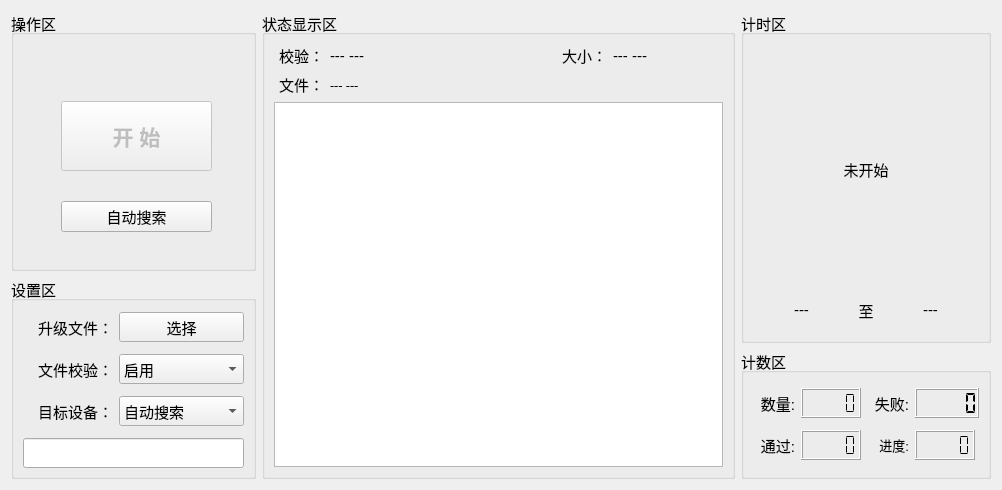
<?xml version="1.0" encoding="UTF-8"?>
<ui version="4.0">
 <class>Home_WorkWid</class>
 <widget class="QWidget" name="Home_WorkWid">
  <property name="geometry">
   <rect>
    <x>0</x>
    <y>0</y>
    <width>1002</width>
    <height>490</height>
   </rect>
  </property>
  <property name="windowTitle">
   <string>Form</string>
  </property>
  <layout class="QGridLayout" name="gridLayout_2">
   <item row="0" column="0">
    <widget class="QGroupBox" name="groupBox_4">
     <property name="minimumSize">
      <size>
       <width>0</width>
       <height>260</height>
      </size>
     </property>
     <property name="font">
      <font>
       <pointsize>11</pointsize>
      </font>
     </property>
     <property name="title">
      <string>操作区</string>
     </property>
     <widget class="QPushButton" name="startBtn">
      <property name="enabled">
       <bool>false</bool>
      </property>
      <property name="geometry">
       <rect>
        <x>50</x>
        <y>90</y>
        <width>151</width>
        <height>70</height>
       </rect>
      </property>
      <property name="minimumSize">
       <size>
        <width>120</width>
        <height>0</height>
       </size>
      </property>
      <property name="maximumSize">
       <size>
        <width>200</width>
        <height>70</height>
       </size>
      </property>
      <property name="font">
       <font>
        <pointsize>16</pointsize>
        <bold>true</bold>
       </font>
      </property>
      <property name="text">
       <string>开 始</string>
      </property>
     </widget>
     <widget class="QPushButton" name="searchBtn">
      <property name="geometry">
       <rect>
        <x>50</x>
        <y>190</y>
        <width>151</width>
        <height>31</height>
       </rect>
      </property>
      <property name="text">
       <string>自动搜索</string>
      </property>
     </widget>
    </widget>
   </item>
   <item row="2" column="2">
    <widget class="QGroupBox" name="groupBox_3">
     <property name="minimumSize">
      <size>
       <width>0</width>
       <height>130</height>
      </size>
     </property>
     <property name="maximumSize">
      <size>
       <width>250</width>
       <height>220</height>
      </size>
     </property>
     <property name="font">
      <font>
       <pointsize>11</pointsize>
      </font>
     </property>
     <property name="title">
      <string>计数区</string>
     </property>
     <layout class="QGridLayout" name="gridLayout_4">
      <item row="0" column="0">
       <widget class="QLabel" name="label_27">
        <property name="maximumSize">
         <size>
          <width>45</width>
          <height>30</height>
         </size>
        </property>
        <property name="text">
         <string>数量:</string>
        </property>
        <property name="alignment">
         <set>Qt::AlignRight|Qt::AlignTrailing|Qt::AlignVCenter</set>
        </property>
       </widget>
      </item>
      <item row="0" column="1">
       <widget class="QLCDNumber" name="allLcd">
        <property name="maximumSize">
         <size>
          <width>60</width>
          <height>30</height>
         </size>
        </property>
        <property name="digitCount">
         <number>5</number>
        </property>
        <property name="segmentStyle">
         <enum>QLCDNumber::Flat</enum>
        </property>
       </widget>
      </item>
      <item row="0" column="2">
       <widget class="QLabel" name="label_28">
        <property name="maximumSize">
         <size>
          <width>45</width>
          <height>30</height>
         </size>
        </property>
        <property name="text">
         <string>失败:</string>
        </property>
        <property name="alignment">
         <set>Qt::AlignRight|Qt::AlignTrailing|Qt::AlignVCenter</set>
        </property>
       </widget>
      </item>
      <item row="0" column="3">
       <widget class="QLCDNumber" name="errLcd">
        <property name="maximumSize">
         <size>
          <width>70</width>
          <height>35</height>
         </size>
        </property>
        <property name="digitCount">
         <number>5</number>
        </property>
        <property name="segmentStyle">
         <enum>QLCDNumber::Flat</enum>
        </property>
        <property name="value" stdset="0">
         <double>0.000000000000000</double>
        </property>
        <property name="intValue" stdset="0">
         <number>0</number>
        </property>
       </widget>
      </item>
      <item row="1" column="0">
       <widget class="QLabel" name="label_29">
        <property name="maximumSize">
         <size>
          <width>45</width>
          <height>30</height>
         </size>
        </property>
        <property name="text">
         <string>通过:</string>
        </property>
        <property name="alignment">
         <set>Qt::AlignRight|Qt::AlignTrailing|Qt::AlignVCenter</set>
        </property>
       </widget>
      </item>
      <item row="1" column="1">
       <widget class="QLCDNumber" name="okLcd">
        <property name="maximumSize">
         <size>
          <width>60</width>
          <height>30</height>
         </size>
        </property>
        <property name="digitCount">
         <number>5</number>
        </property>
        <property name="segmentStyle">
         <enum>QLCDNumber::Flat</enum>
        </property>
        <property name="intValue" stdset="0">
         <number>0</number>
        </property>
       </widget>
      </item>
      <item row="1" column="2">
       <widget class="QLabel" name="label_30">
        <property name="maximumSize">
         <size>
          <width>60</width>
          <height>30</height>
         </size>
        </property>
        <property name="font">
         <font>
          <pointsize>10</pointsize>
         </font>
        </property>
        <property name="text">
         <string>进度:</string>
        </property>
        <property name="alignment">
         <set>Qt::AlignRight|Qt::AlignTrailing|Qt::AlignVCenter</set>
        </property>
       </widget>
      </item>
      <item row="1" column="3">
       <widget class="QLCDNumber" name="passLcd">
        <property name="maximumSize">
         <size>
          <width>60</width>
          <height>30</height>
         </size>
        </property>
        <property name="digitCount">
         <number>5</number>
        </property>
        <property name="segmentStyle">
         <enum>QLCDNumber::Flat</enum>
        </property>
       </widget>
      </item>
     </layout>
    </widget>
   </item>
   <item row="0" column="2" rowspan="2">
    <widget class="QGroupBox" name="groupBox_1">
     <property name="minimumSize">
      <size>
       <width>250</width>
       <height>150</height>
      </size>
     </property>
     <property name="maximumSize">
      <size>
       <width>260</width>
       <height>350</height>
      </size>
     </property>
     <property name="font">
      <font>
       <pointsize>11</pointsize>
      </font>
     </property>
     <property name="title">
      <string>计时区</string>
     </property>
     <layout class="QGridLayout" name="gridLayout">
      <property name="bottomMargin">
       <number>20</number>
      </property>
      <item row="0" column="0" colspan="3">
       <widget class="QLabel" name="timeLab">
        <property name="text">
         <string>未开始</string>
        </property>
        <property name="alignment">
         <set>Qt::AlignCenter</set>
        </property>
       </widget>
      </item>
      <item row="1" column="0">
       <widget class="QLabel" name="startLab">
        <property name="maximumSize">
         <size>
          <width>16777215</width>
          <height>20</height>
         </size>
        </property>
        <property name="text">
         <string>---</string>
        </property>
        <property name="alignment">
         <set>Qt::AlignCenter</set>
        </property>
       </widget>
      </item>
      <item row="1" column="1">
       <widget class="QLabel" name="label_3">
        <property name="maximumSize">
         <size>
          <width>20</width>
          <height>20</height>
         </size>
        </property>
        <property name="text">
         <string>至</string>
        </property>
        <property name="alignment">
         <set>Qt::AlignCenter</set>
        </property>
       </widget>
      </item>
      <item row="1" column="2">
       <widget class="QLabel" name="endLab">
        <property name="maximumSize">
         <size>
          <width>16777215</width>
          <height>20</height>
         </size>
        </property>
        <property name="text">
         <string>---</string>
        </property>
        <property name="alignment">
         <set>Qt::AlignCenter</set>
        </property>
       </widget>
      </item>
     </layout>
    </widget>
   </item>
   <item row="0" column="1" rowspan="3">
    <widget class="QGroupBox" name="groupBox_6">
     <property name="font">
      <font>
       <pointsize>11</pointsize>
      </font>
     </property>
     <property name="title">
      <string>状态显示区</string>
     </property>
     <layout class="QGridLayout" name="gridLayout_3">
      <item row="0" column="0">
       <widget class="QLabel" name="label_14">
        <property name="maximumSize">
         <size>
          <width>50</width>
          <height>16777215</height>
         </size>
        </property>
        <property name="text">
         <string>校验：</string>
        </property>
        <property name="alignment">
         <set>Qt::AlignRight|Qt::AlignTrailing|Qt::AlignVCenter</set>
        </property>
       </widget>
      </item>
      <item row="0" column="1">
       <widget class="QLabel" name="mdLab">
        <property name="text">
         <string>--- ---</string>
        </property>
       </widget>
      </item>
      <item row="0" column="2">
       <widget class="QLabel" name="label_11">
        <property name="maximumSize">
         <size>
          <width>60</width>
          <height>16777215</height>
         </size>
        </property>
        <property name="text">
         <string>大小：</string>
        </property>
        <property name="alignment">
         <set>Qt::AlignRight|Qt::AlignTrailing|Qt::AlignVCenter</set>
        </property>
       </widget>
      </item>
      <item row="0" column="3">
       <widget class="QLabel" name="sizeLab">
        <property name="maximumSize">
         <size>
          <width>110</width>
          <height>16777215</height>
         </size>
        </property>
        <property name="text">
         <string>--- ---</string>
        </property>
       </widget>
      </item>
      <item row="1" column="0">
       <widget class="QLabel" name="label_13">
        <property name="maximumSize">
         <size>
          <width>50</width>
          <height>16777215</height>
         </size>
        </property>
        <property name="text">
         <string>文件：</string>
        </property>
        <property name="alignment">
         <set>Qt::AlignRight|Qt::AlignTrailing|Qt::AlignVCenter</set>
        </property>
       </widget>
      </item>
      <item row="1" column="1" colspan="3">
       <widget class="QLabel" name="fnLab">
        <property name="maximumSize">
         <size>
          <width>500</width>
          <height>16777215</height>
         </size>
        </property>
        <property name="font">
         <font>
          <family>Microsoft YaHei UI Light</family>
          <pointsize>10</pointsize>
         </font>
        </property>
        <property name="text">
         <string>--- ---</string>
        </property>
        <property name="textFormat">
         <enum>Qt::PlainText</enum>
        </property>
       </widget>
      </item>
      <item row="2" column="0" colspan="4">
       <widget class="QTextEdit" name="textEdit">
        <property name="enabled">
         <bool>true</bool>
        </property>
        <property name="readOnly">
         <bool>true</bool>
        </property>
       </widget>
      </item>
     </layout>
    </widget>
   </item>
   <item row="1" column="0" rowspan="2">
    <widget class="QGroupBox" name="groupBox_2">
     <property name="minimumSize">
      <size>
       <width>245</width>
       <height>0</height>
      </size>
     </property>
     <property name="maximumSize">
      <size>
       <width>245</width>
       <height>245</height>
      </size>
     </property>
     <property name="font">
      <font>
       <pointsize>11</pointsize>
      </font>
     </property>
     <property name="title">
      <string>设置区</string>
     </property>
     <layout class="QGridLayout" name="gridLayout_5">
      <property name="topMargin">
       <number>5</number>
      </property>
      <property name="bottomMargin">
       <number>0</number>
      </property>
      <property name="verticalSpacing">
       <number>6</number>
      </property>
      <item row="0" column="0">
       <widget class="QLabel" name="label_6">
        <property name="minimumSize">
         <size>
          <width>45</width>
          <height>0</height>
         </size>
        </property>
        <property name="maximumSize">
         <size>
          <width>90</width>
          <height>16777215</height>
         </size>
        </property>
        <property name="text">
         <string>升级文件：</string>
        </property>
        <property name="alignment">
         <set>Qt::AlignRight|Qt::AlignTrailing|Qt::AlignVCenter</set>
        </property>
       </widget>
      </item>
      <item row="0" column="1">
       <widget class="QPushButton" name="imgBtn">
        <property name="maximumSize">
         <size>
          <width>16777215</width>
          <height>30</height>
         </size>
        </property>
        <property name="text">
         <string>选择</string>
        </property>
       </widget>
      </item>
      <item row="1" column="0">
       <widget class="QLabel" name="label_8">
        <property name="minimumSize">
         <size>
          <width>45</width>
          <height>0</height>
         </size>
        </property>
        <property name="maximumSize">
         <size>
          <width>90</width>
          <height>16777215</height>
         </size>
        </property>
        <property name="text">
         <string>文件校验：</string>
        </property>
        <property name="alignment">
         <set>Qt::AlignRight|Qt::AlignTrailing|Qt::AlignVCenter</set>
        </property>
       </widget>
      </item>
      <item row="1" column="1">
       <widget class="QComboBox" name="crcBox">
        <property name="maximumSize">
         <size>
          <width>16777215</width>
          <height>30</height>
         </size>
        </property>
        <item>
         <property name="text">
          <string>启用</string>
         </property>
        </item>
        <item>
         <property name="text">
          <string>禁用</string>
         </property>
        </item>
       </widget>
      </item>
      <item row="2" column="0">
       <widget class="QLabel" name="label_7">
        <property name="minimumSize">
         <size>
          <width>45</width>
          <height>0</height>
         </size>
        </property>
        <property name="maximumSize">
         <size>
          <width>90</width>
          <height>16777215</height>
         </size>
        </property>
        <property name="text">
         <string>目标设备：</string>
        </property>
        <property name="alignment">
         <set>Qt::AlignRight|Qt::AlignTrailing|Qt::AlignVCenter</set>
        </property>
       </widget>
      </item>
      <item row="2" column="1">
       <widget class="QComboBox" name="searchBox">
        <property name="maximumSize">
         <size>
          <width>16777215</width>
          <height>30</height>
         </size>
        </property>
        <item>
         <property name="text">
          <string>自动搜索</string>
         </property>
        </item>
        <item>
         <property name="text">
          <string>指定设备</string>
         </property>
        </item>
        <item>
         <property name="text">
          <string>指定机房</string>
         </property>
        </item>
       </widget>
      </item>
      <item row="3" column="0" colspan="2">
       <widget class="QLineEdit" name="targetEdit">
        <property name="maximumSize">
         <size>
          <width>16777215</width>
          <height>30</height>
         </size>
        </property>
       </widget>
      </item>
     </layout>
    </widget>
   </item>
  </layout>
 </widget>
 <resources/>
 <connections/>
</ui>
